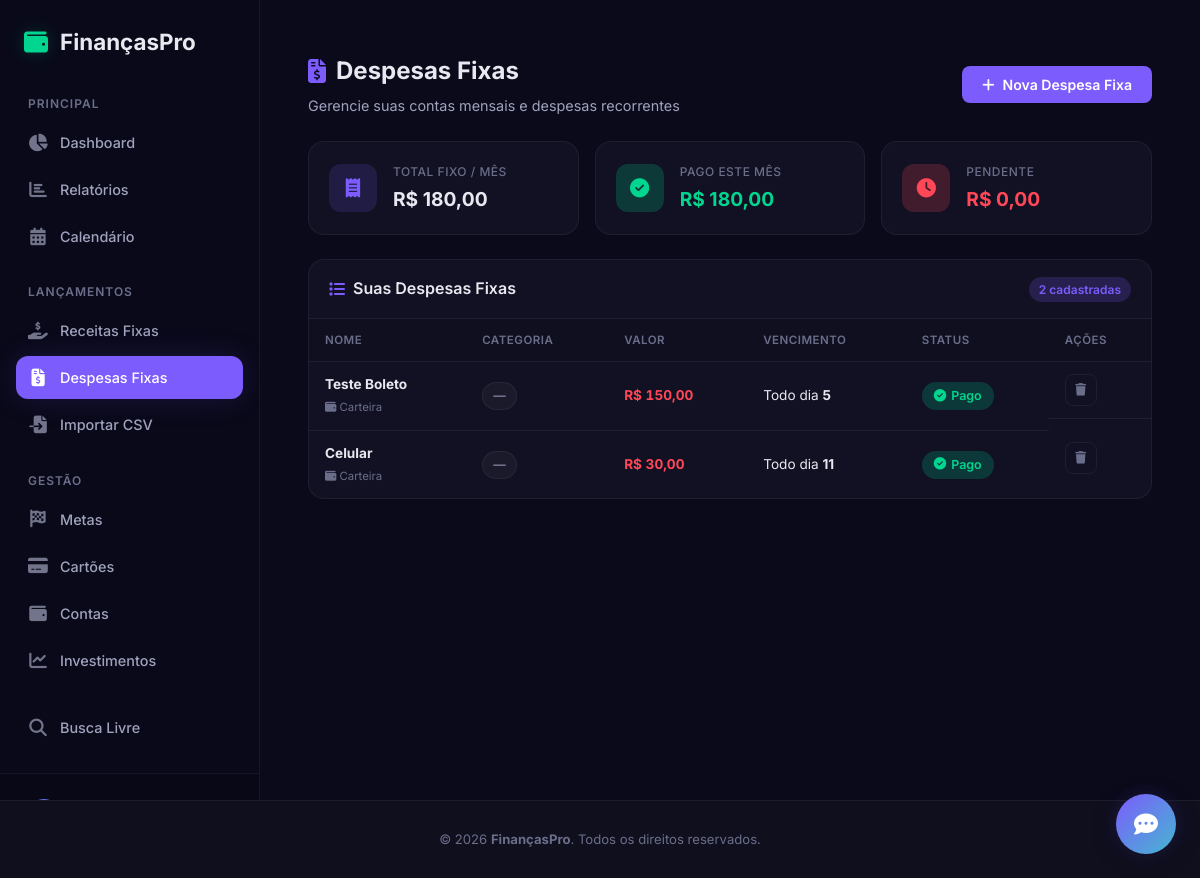
The app's page /transacoes-fixas/despesa, older data.
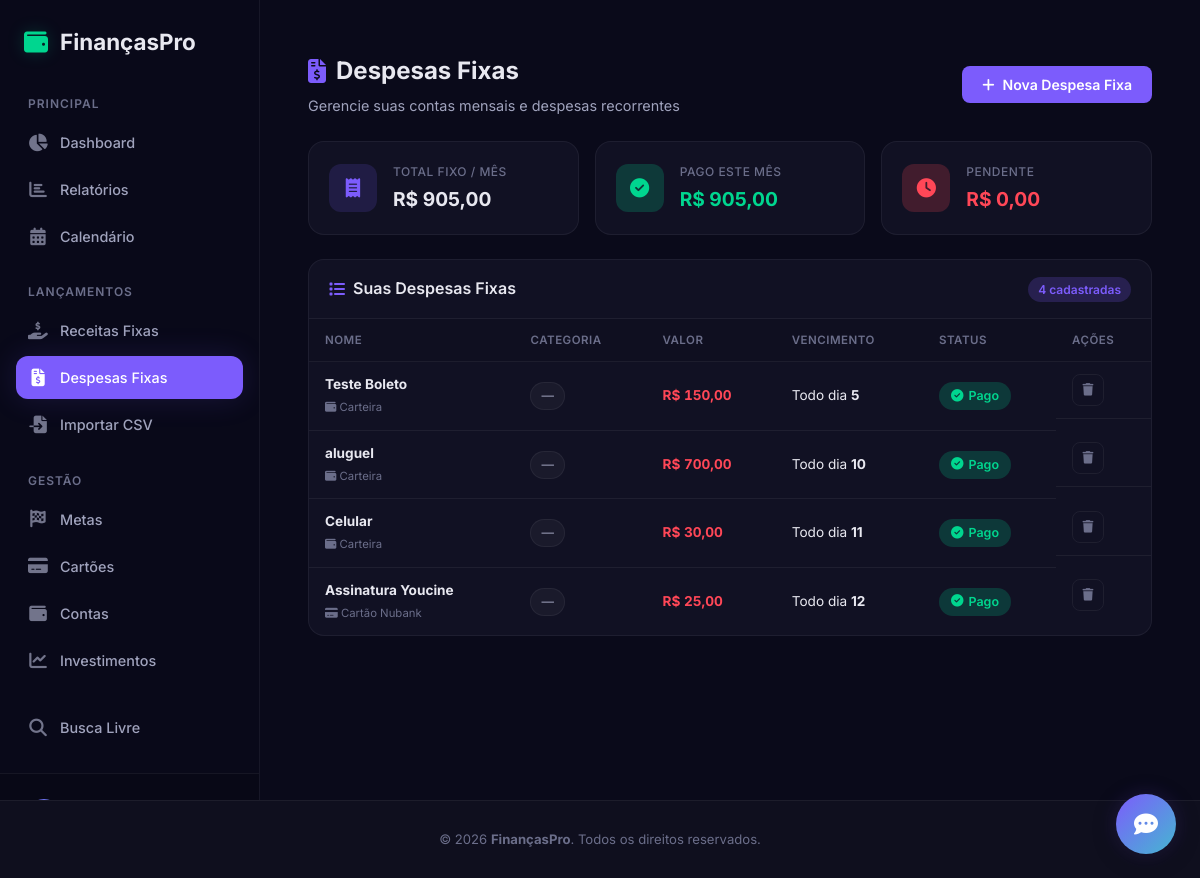
The same page, newer data.
### app.py (models this page shows, shortened)
class TransacaoFixa(db.Model):
    __tablename__ = 'transacao_fixa'
    id = db.Column(db.Integer, primary_key=True)
    nome = db.Column(db.String(100), nullable=False)
    valor = db.Column(db.Float, nullable=False)
    tipo = db.Column(db.String(10), nullable=False, default='despesa') # 'receita' ou 'despesa'
    dia_vencimento = db.Column(db.Integer, nullable=False)  # 1-31
    categoria_id = db.Column(db.Integer, db.ForeignKey('categoria.id'), nullable=True)
    conta_id = db.Column(db.Integer, db.ForeignKey('conta.id'), nullable=True)
    ativo = db.Column(db.Boolean, default=True)
    usuario_id = db.Column(db.Integer, db.ForeignKey('usuario.id'), nullable=False)
    pagamentos_json = db.Column(db.Text, default='{}')
    @property
    def pagamentos(self):
        try:
            return json.loads(self.pagamentos_json or '{}')
        except (json.JSONDecodeError, TypeError):
            return {}
    def pago_no_mes(self, ano, mes):
        chave = f"{ano}-{mes:02d}"
        return self.pagamentos.get(chave, False)
    @property
    def status_atual(self):
        hoje = date.today()
        if self.pago_no_mes(hoje.year, hoje.month):
            return 'pago'
        if hoje.day > self.dia_vencimento:
            return 'atrasado'
        if hoje.day >= self.dia_vencimento - 3:
            return 'proximo'
        return 'pendente'

class Conta(db.Model):
    id = db.Column(db.Integer, primary_key=True)
    nome = db.Column(db.String(100), nullable=False)
    tipo = db.Column(db.String(30), nullable=False)  # corrente, poupanca, cartao, dinheiro, investimento
    saldo_inicial = db.Column(db.Float, default=0.0)
    cor = db.Column(db.String(7), default='#7c5cfc')
    icone = db.Column(db.String(30), default='fa-wallet')
    ativo = db.Column(db.Boolean, default=True)
    usuario_id = db.Column(db.Integer, db.ForeignKey('usuario.id'), nullable=False)
    transacoes = db.relationship('Transacao', backref='conta', lazy=True)
    transacoes_fixas = db.relationship('TransacaoFixa', backref='conta', lazy=True)

### app.py (the view)
@app.route('/transacoes-fixas/<tipo>')
def transacoes_fixas(tipo):
    usuario = get_user()
    if tipo not in ('receita', 'despesa'):
        tipo = 'despesa'
    transacoes = TransacaoFixa.query.filter_by(usuario_id=usuario.id, tipo=tipo).order_by(TransacaoFixa.dia_vencimento).all()
    categorias = Categoria.query.filter_by(usuario_id=usuario.id, tipo=tipo).all()
    contas = Conta.query.filter_by(usuario_id=usuario.id, ativo=True).all()
    hoje = date.today()
    total_fixo = sum(d.valor for d in transacoes if d.ativo)
    total_pago = sum(d.valor for d in transacoes if d.ativo and d.pago_no_mes(hoje.year, hoje.month))
    total_pendente = total_fixo - total_pago
    return render_template('transacoes_fixas.html',
                           despesas=transacoes,
                           categorias=categorias,
                           contas=contas,
                           hoje=hoje,
                           tipo=tipo,
                           total_fixo=total_fixo,
                           total_pago=total_pago,
                           total_pendente=total_pendente)

### app.py (called while the page is built, shortened)
def get_user():
    usuario = Usuario.query.first()
    return usuario

@app.before_request
def processar_automaticos():
    if request.path.startswith('/static/'):
        return
    usuario = get_user()
    if not usuario:
        return
    hoje = date.today()
    chave_cache = f"{usuario.id}_{hoje.isoformat()}"
    if chave_cache in cache_processamento:
        return

@app.context_processor
def inject_user():
    return dict(usuario=get_user(), now=datetime.utcnow)

def processar_automaticos(usuario):
    hoje = date.today()
    chave = f"{usuario.id}-{hoje.isoformat()}"
    if chave in _automaticos_cache:
        return

@app.before_request
def auto_processar():
    if request.endpoint and request.endpoint != 'static':
        try:
            usuario = Usuario.query.first()
            if usuario:
                processar_automaticos(usuario)
        except Exception:
            pass

@app.template_filter('brl')
def format_brl(value):
    try:
        return f"R$ {value:,.2f}".replace(',', 'X').replace('.', ',').replace('X', '.')
    except (ValueError, TypeError):
        return "R$ 0,00"

### templates/transacoes_fixas.html (shortened to what this page needs)
{% extends 'base.html' %}
{% block content %}
<section class="page-section">
    <div class="page-header">
        <div>
            <h1><i
                    class="fas {% if tipo == 'receita' %}fa-hand-holding-usd{% else %}fa-file-invoice-dollar{% endif %}"></i>
                {% if tipo == 'receita' %}Receitas Fixas{% else %}Despesas Fixas{% endif %}</h1>
            <p class="page-subtitle">Gerencie suas {% if tipo == 'receita' %}receitas mensais{% else %}contas mensais e
                despesas recorrentes{% endif %}</p>
        </div>
        <button class="btn btn-primary" onclick="openModal('addDespesaModal')">
            <i class="fas fa-plus"></i> {% if tipo == 'receita' %}Nova Receita Fixa{% else %}Nova Despesa Fixa{% endif
            %}
        </button>
    </div>
    <div class="stats-grid stats-grid-3">
        <div class="stat-card">
            <div class="stat-icon" style="background: rgba(124, 92, 252, 0.15); color: #7c5cfc;">
                <i class="fas fa-receipt"></i>
            </div>
            <div class="stat-info">
                <span class="stat-label">Total Fixo / Mês</span>
                <span class="stat-value">{{ total_fixo|brl }}</span>
            </div>
        </div>
        <div class="stat-card">
            <div class="stat-icon stat-icon-green">
                <i class="fas fa-check-circle"></i>
            </div>
            <div class="stat-info">
                <span class="stat-label">{% if tipo == 'receita' %}Recebido{% else %}Pago{% endif %} este Mês</span>
                <span class="stat-value text-green">{{ total_pago|brl }}</span>
            </div>
        </div>
        <div class="stat-card">
            <div class="stat-icon stat-icon-red">
                <i class="fas fa-clock"></i>
            </div>
            <div class="stat-info">
                <span class="stat-label">Pendente</span>
                <span class="stat-value text-red">{{ total_pendente|brl }}</span>
            </div>
        </div>
    </div>
    {% if despesas %}
    <div class="table-card">
        <div class="table-header">
            <h2><i class="fas fa-list"></i> Suas {% if tipo == 'receita' %}Receitas Fixas{% else %}Despesas Fixas{%
                endif %}</h2>
            <span class="badge">{{ despesas|length }} cadastradas</span>
        </div>
        <div class="table-responsive">
            <table class="data-table">
                <thead>
                    <tr>
                        <th>Nome</th>
                        <th>Categoria</th>
                        <th>Valor</th>
                        <th>Vencimento</th>
                        <th>Status</th>
                        <th>Ações</th>
                    </tr>
                </thead>
                <tbody>
                    {% for d in despesas %}
                    <tr class="fade-in-row">
                        <td>
                            <strong>{{ d.nome }}</strong>
                            {% if d.conta %}
                            <br><small class="text-muted"><i class="fas {{ d.conta.icone }}"></i> {{ d.conta.nome
                                }}</small>
                            {% endif %}
                        </td>
                        <td>
                            {% if d.categoria_rel %}
                            <span class="cat-badge">
                                <i class="fas {{ d.categoria_rel.icone }}" style="color: {{ d.categoria_rel.cor }}"></i>
                                {{ d.categoria_nome }}
                            </span>
                            {% else %}
                            <span class="cat-badge">—</span>
                            {% endif %}
                        </td>
                        <td class="td-valor {% if tipo == 'receita' %}text-green{% else %}text-red{% endif %}">{{
                            d.valor|brl }}</td>
                        <td>Todo dia <strong>{{ d.dia_vencimento }}</strong></td>
                        <td>
                            {% set status = d.status_atual %}
                            <span class="status-badge status-{{ status }}">
                                {% if status == 'pago' %}
                                <i class="fas fa-check-circle"></i> Pago
                                {% elif status == 'atrasado' %}
                                <i class="fas fa-exclamation-circle"></i> Atrasado
                                {% elif status == 'proximo' %}
                                <i class="fas fa-clock"></i> Próximo
                                {% else %}
                                <i class="fas fa-hourglass-half"></i> Pendente
                                {% endif %}
                            </span>
                        </td>
                        <td class="td-actions">
                            <form action="{{ url_for('excluir_transacao_fixa', id=d.id) }}" method="POST"
                                class="inline-form" onsubmit="return confirm('Excluir {{ d.nome }}?')">
                                <button type="submit" class="btn-icon btn-icon-delete" title="Excluir">
                                    <i class="fas fa-trash"></i>
                                </button>
                            </form>
                        </td>
                    </tr>
                    {% endfor %}
                </tbody>
            </table>
        </div>
    </div>
    {% endif %}
</section>
{% endblock %}

### templates/base.html (shortened to what this page needs)
<!DOCTYPE html>
<html lang="pt-br" data-theme="{{ usuario.tema }}">
<head>
    <link rel="stylesheet" href="https://cdnjs.cloudflare.com/ajax/libs/font-awesome/6.5.1/css/all.min.css">
    <link rel="stylesheet" href="{{ url_for('static', filename='style.css') }}?v=2.1">
</head>
<body>
    <aside class="sidebar" id="sidebar">
        <div class="sidebar-header">
            <a href="{{ url_for('home') }}" class="sidebar-logo">
                <i class="fas fa-wallet"></i>
                <span>FinançasPro</span>
            </a>
        </div>
        <div class="sidebar-content">
            <div class="sidebar-group">
                <p class="sidebar-group-title">Principal</p>
                <ul class="sidebar-links">
                    <li><a href="{{ url_for('dashboard') }}"
                            class="{% if request.endpoint == 'dashboard' %}active{% endif %}"><i
                                class="fas fa-chart-pie"></i> Dashboard</a></li>
                    <li><a href="{{ url_for('relatorios') }}"
                            class="{% if request.endpoint == 'relatorios' %}active{% endif %}"><i
                                class="fas fa-chart-bar"></i> Relatórios</a></li>
                    <li><a href="{{ url_for('calendario') }}"
                            class="{% if request.endpoint == 'calendario' %}active{% endif %}"><i
                                class="fas fa-calendar-alt"></i> Calendário</a></li>
                </ul>
            </div>
            <div class="sidebar-group">
                <p class="sidebar-group-title">Lançamentos</p>
                <ul class="sidebar-links">
                    <li><a href="{{ url_for('transacoes_fixas', tipo='receita') }}"
                            class="{% if request.endpoint == 'transacoes_fixas' and request.view_args.get('tipo') == 'receita' %}active{% endif %}"><i
                                class="fas fa-hand-holding-usd"></i> Receitas Fixas</a></li>
                    <li><a href="{{ url_for('transacoes_fixas', tipo='despesa') }}"
                            class="{% if request.endpoint == 'transacoes_fixas' and request.view_args.get('tipo') == 'despesa' %}active{% endif %}"><i
                                class="fas fa-file-invoice-dollar"></i> Despesas Fixas</a></li>
                    <li><a href="{{ url_for('importar') }}"
                            class="{% if request.endpoint == 'importar' %}active{% endif %}"><i
                                class="fas fa-file-import"></i> Importar CSV</a></li>
                </ul>
            </div>
            <div class="sidebar-group">
                <p class="sidebar-group-title">Gestão</p>
                <ul class="sidebar-links">
                    <li><a href="{{ url_for('metas') }}"
                            class="{% if request.endpoint == 'metas' %}active{% endif %}"><i
                                class="fas fa-flag-checkered"></i> Metas</a></li>
                    <li><a href="{{ url_for('cartoes') }}"
                            class="{% if request.endpoint == 'cartoes' %}active{% endif %}"><i
                                class="fas fa-credit-card"></i> Cartões</a></li>
                    <li><a href="{{ url_for('contas') }}"
                            class="{% if request.endpoint == 'contas' %}active{% endif %}"><i
                                class="fas fa-wallet"></i> Contas</a></li>
                    <li><a href="{{ url_for('investimentos') }}"
                            class="{% if 'investimento' in request.endpoint %}active{% endif %}"><i
                                class="fas fa-chart-line"></i> Investimentos</a></li>
                </ul>
            </div>
            <div class="sidebar-group">
                <ul class="sidebar-links">
                    <li><a href="{{ url_for('busca') }}"
                            class="{% if request.endpoint == 'busca' %}active{% endif %}"><i class="fas fa-search"></i>
                            Busca Livre</a></li>
                </ul>
            </div>
        </div>
        <div class="sidebar-footer">
            <a href="{{ url_for('perfil') }}" class="sidebar-user {% if request.endpoint == 'perfil' %}active{% endif %}">
                <div class="user-info">
                    <span class="user-name">Meu Perfil</span>
                </div>
            </a>
        </div>
    </aside>
    <main class="main-content">
        {% block content %}{% endblock %}
    </main>
    <footer class="footer">
        <div class="footer-container">
            <p>&copy; 2026 <strong>FinançasPro</strong>. Todos os direitos reservados.</p>
        </div>
    </footer>
    <div class="chatbot-wrapper" id="chatbotWrapper">
        <button class="chatbot-toggle-btn" id="chatbotToggleBtn">
            <i class="fas fa-comment-dots"></i>
        </button>
    </div>
</body>
</html>

Row changes from the older to the newer data that the page shows:
added TransacaoFixa: nome "aluguel", conta.nome "Carteira", valor|brl "R$ 700,00", dia_vencimento "10"
added TransacaoFixa: nome "Assinatura Youcine", conta.nome "Cartão Nubank", valor|brl "R$ 25,00", dia_vencimento "12"
Text that changed along with them:
{{ total_fixo|brl }}: "R$ 180,00" → "R$ 905,00"
{{ total_pago|brl }}: "R$ 180,00" → "R$ 905,00"
{{ despesas|length }}: "2" → "4"
